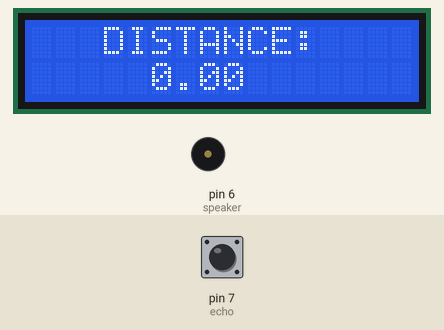
Simulated run of this sketch. Board: Arduino Uno, built with avr-gcc and run on an emulated ATmega328P. Parts: 16×2 character LCD, buzzer (waves = sounding). The inputs (shaded band) are chosen by the test bench; at power-on: pin 7 (echo) LOW. What the sketch prints to the serial monitor is not drawn.

Above: at 1.6 s.
1.7 s: pin 7 (echo) pulsed HIGH 2 times (0.12 s each, 0.3 s apart)
At 2.5 s:
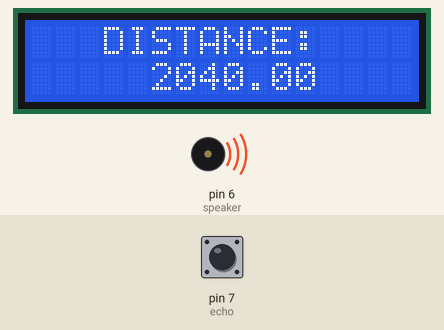
At 3.5 s:
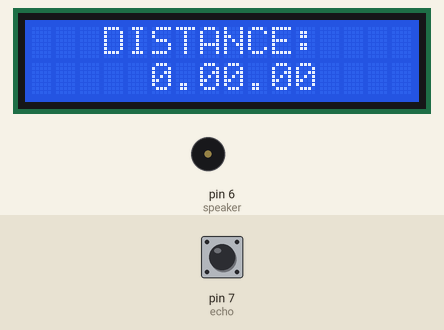
Timing chart, 0 to 5.0 s (numbered marks = the images above; inputs shaded):
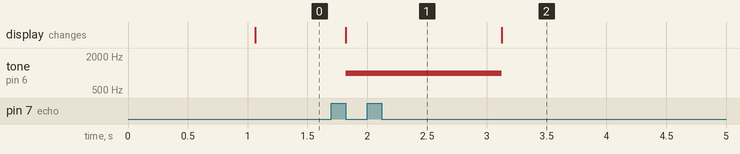

Measured:
- after the input at 1.7 s, tone on pin 6 (speaker): silent → 1000 Hz after 0.12 s, → silent 1.3 s later; the display: changes after 0.12 s (image 1)

The sketch:

arduino_distance_clock.ino
```cpp
#include<LiquidCrystal.h>
LiquidCrystal lcd(12,11,5,4,3,2);
const int echo = 7;     // chân echo của HC-SR04
const int trig = 8;
const int speaker=6;
void setup()
{
    Serial.begin(9600);     // giao tiếp Serial với baudrate 9600
    pinMode(trig,OUTPUT);   // chân trig sẽ phát tín hiệu
    pinMode(echo,INPUT); // chân echo sẽ nhận tín hiệu
    pinMode(speaker, OUTPUT);
    lcd.begin(16,2);
    lcd.setCursor(3,0);
    lcd.print("DISTANCE: " );

}
void loop()
{
  float duration;
  float distance;
  digitalWrite(trig, 0);
  delayMicroseconds(2);
  digitalWrite(trig, 1);
  delayMicroseconds(5);
  digitalWrite(trig, 1);
  duration = pulseIn(echo,HIGH);
  distance = duration/2/29.412;
  lcd.setCursor(5,1);
  lcd.print(distance);
  Serial.println(distance);
  if (distance > 200)
  {
    tone(speaker, 1000, 10000);
  }
  else
  {
    noTone(speaker);
  }
 }
```
